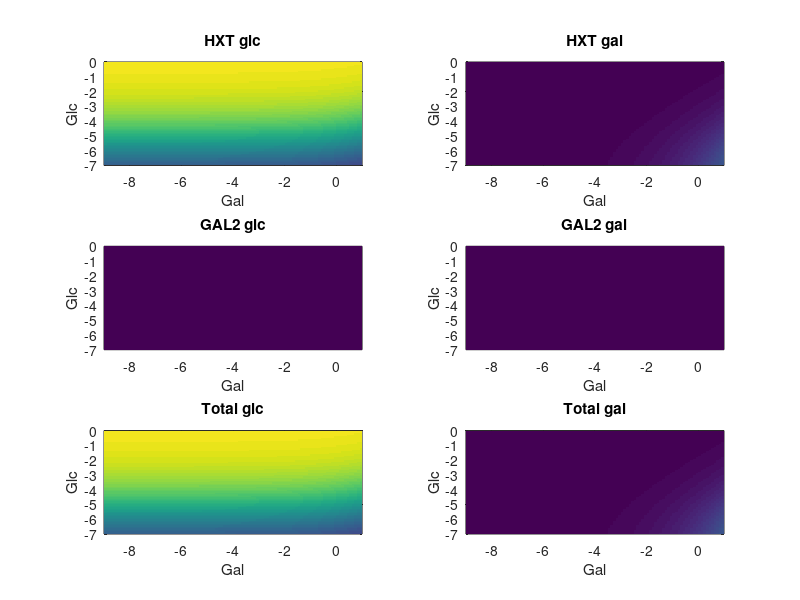
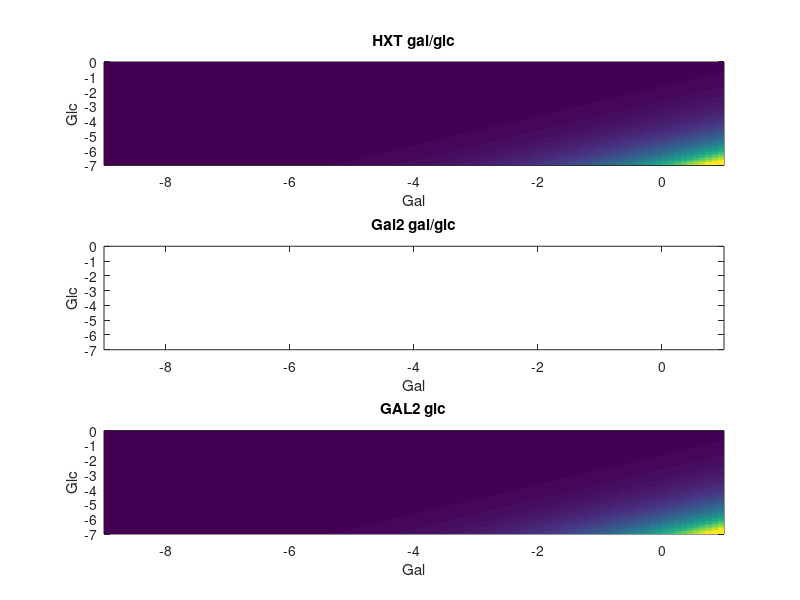
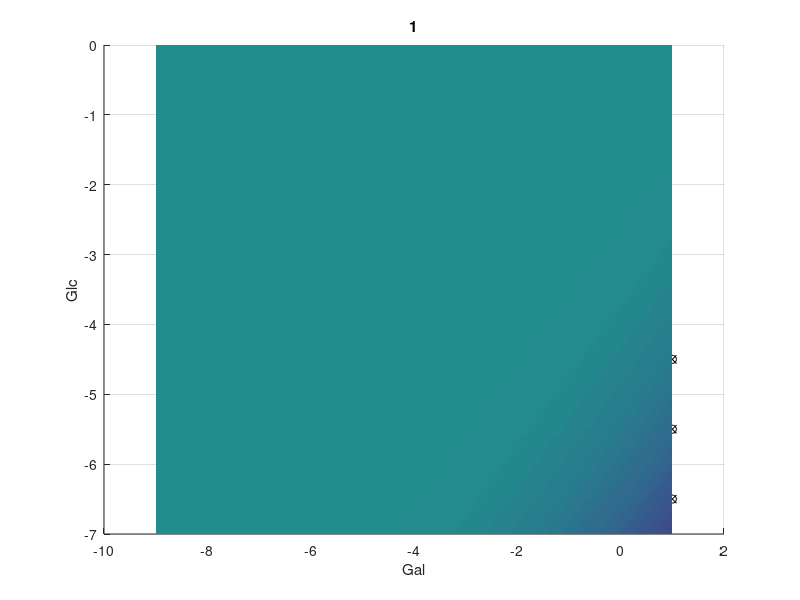
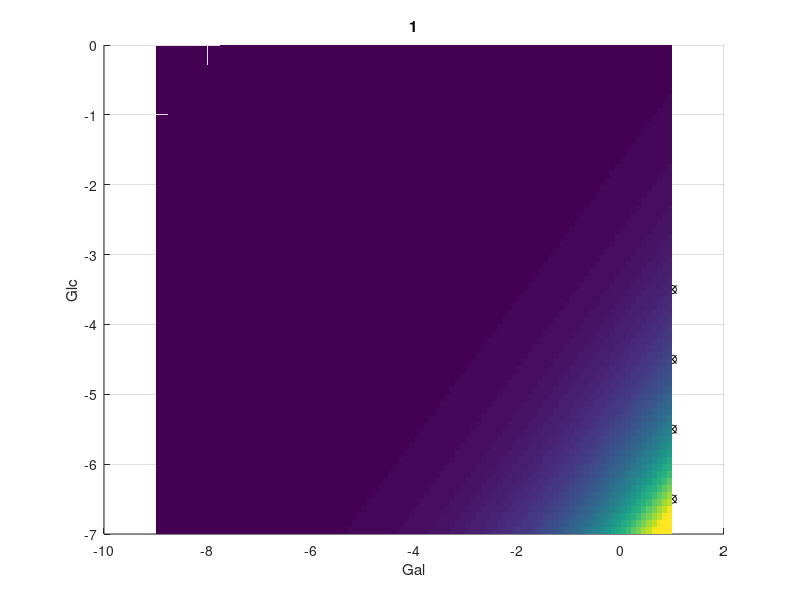

MATLAB code for these plots, in order:
%% Transporter uptakes.
clear all
close all
clc

doublings=2;

Khxt_glc = 1
Khxt_gal = 200;
vmax_hxt = 1;


Kgal2_glc = 2;
Kgal2_gal = 1;
vmax_gal2= 0;

c_max = 1;
gal_res = [-9:0.1:1];
glc_res = [-7:0.1:0];

agal_vec = [ 2.^gal_res]*55;
aglu_vec = [ 2.^glc_res]*55;

[glc_out,gal_out] = meshgrid(aglu_vec,agal_vec)

glc_in_hxt = vmax_hxt./(1 + Khxt_glc./glc_out + Khxt_glc/Khxt_gal*gal_out./glc_out);
gal_in_hxt = vmax_hxt./(1 + Khxt_gal./gal_out + Khxt_gal/Khxt_glc*glc_out./gal_out);

glc_in_gal2 = vmax_gal2./(1 + Kgal2_glc./glc_out + Kgal2_glc/Kgal2_gal*gal_out./glc_out);
gal_in_gal2 = vmax_gal2./(1 + Kgal2_gal./gal_out + Kgal2_gal/Kgal2_glc*glc_out./gal_out);

figure(1)
subplot(3,2,1)
h = pcolor(log2(agal_vec/55),log2(aglu_vec/55),glc_in_hxt');set(h,'edgecolor','none');
xlabel('Gal');ylabel('Glc');title('HXT glc');caxis([0 c_max]);

subplot(3,2,2)
h = pcolor(log2(agal_vec/55),log2(aglu_vec/55),gal_in_hxt');set(h,'edgecolor','none');
xlabel('Gal');ylabel('Glc');title('HXT gal');caxis([0 c_max]);

subplot(3,2,3)
h = pcolor(log2(agal_vec/55),log2(aglu_vec/55),glc_in_gal2');set(h,'edgecolor','none');
xlabel('Gal');ylabel('Glc');title('GAL2 glc');caxis([0 c_max]);

subplot(3,2,4)
h = pcolor(log2(agal_vec/55),log2(aglu_vec/55),gal_in_gal2');set(h,'edgecolor','none');
xlabel('Gal');ylabel('Glc');title('GAL2 gal');caxis([0 c_max]);

subplot(3,2,5)
h = pcolor(log2(agal_vec/55),log2(aglu_vec/55),glc_in_gal2'+glc_in_hxt');set(h,'edgecolor','none');
xlabel('Gal');ylabel('Glc');title('Total glc');caxis([0 c_max]);

subplot(3,2,6)
h = pcolor(log2(agal_vec/55),log2(aglu_vec/55),gal_in_gal2'+gal_in_hxt');set(h,'edgecolor','none');
xlabel('Gal');ylabel('Glc');title('Total gal');caxis([0 c_max]);

figure(2)
subplot(3,1,1)
h = pcolor(log2(agal_vec/55),log2(aglu_vec/55),gal_in_hxt'./glc_in_hxt');set(h,'edgecolor','none');
view(0,90);xlabel('Gal');ylabel('Glc');title('HXT gal/glc');caxis([0 c_max]);

subplot(3,1,2)
h = pcolor(log2(agal_vec/55),log2(aglu_vec/55),gal_in_gal2'./glc_in_gal2');set(h,'edgecolor','none');
view(0,90);xlabel('Gal');ylabel('Glc');title('Gal2 gal/glc');caxis([0 c_max]);

subplot(3,1,3)
h = pcolor(log2(agal_vec/55),log2(aglu_vec/55),(gal_in_hxt'+gal_in_gal2')./(glc_in_hxt'+glc_in_gal2'));set(h,'edgecolor','none');
view(0,90);xlabel('Gal');ylabel('Glc');title('GAL2 glc');caxis([0 c_max]);


%% Draw the c12/c13 uptake experiment
figure(3)

R = (glc_in_hxt'+glc_in_gal2')./((gal_in_hxt'+gal_in_gal2')+(glc_in_hxt'+glc_in_gal2')); % ratio of c13/c12
% R = 1/2^doublings+(2^doublings-1)*R/2^doublings; % one doubling correct for a diffrent growth.
R = R/2;
f = 1./(1 + R);

%h = pcolor(log2(agal_vec/55),log2(aglu_vec/55),R);set(h,'edgecolor','none');
h = surf(log2(agal_vec/55),log2(aglu_vec/55),R);set(h,'edgecolor','none');

view(0,90);xlabel('Gal');ylabel('Glc');title('GAL2 glc');caxis([0 c_max]);

% S glucose -6.5 and galactose -5 ( 3 tubes)
% S glucose -6.5 and galactose -1 ( 3 tubes)    
% S glucose -6.5 and galactose 1 ( 3 tubes)
  
% S glucose -4 and galactose -5 ( 3 tubes)
% S glucose -4 and galactose -1 ( 3 tubes)
% S glucose -4 and galactose 1 ( 3 tubes)
glc = [6  16  26 ];gal = [91 101];
[GLC,GAL] = meshgrid(glc,gal);
hold on;plot(gal_res(GAL),glc_res(GLC),'kx');
plot(gal_res(GAL),glc_res(GLC),'ko');title(num2str(vmax_hxt))
RR = flipud(R(glc,gal))
FF = flipud(f(glc,gal))

Measured = [0.88 0.86; 0.83 0.78; 0.79 0.7]


%% Draw the c12/c13 uptake experiment
figure(4)

R = (gal_in_hxt'+gal_in_gal2')./(glc_in_hxt'+glc_in_gal2'); % ratio of c12/c13
% R = 1/2^doublings+(2^doublings-1)*R/2^doublings; % one doubling correct for a diffrent growth.
r=R;
f = 1./(1+r)

% r = 4/3*R;


h =surf(log2(agal_vec/55),log2(aglu_vec/55),r);set(h,'edgecolor','none');
view(0,90);xlabel('Gal');ylabel('Glc');title('GAL2 glc');caxis([0 c_max]);

% S glucose -6.5 and galactose -5 ( 3 tubes)
% S glucose -6.5 and galactose -1 ( 3 tubes)    
% S glucose -6.5 and galactose 1 ( 3 tubes)
  
% S glucose -4 and galactose -5 ( 3 tubes)
% S glucose -4 and galactose -1 ( 3 tubes)
% S glucose -4 and galactose 1 ( 3 tubes)
glc = [6  16  26 36];gal = [91 101];
[GLC,GAL] = meshgrid(glc,gal);
hold on;plot(gal_res(GAL),glc_res(GLC),'kx');
plot(gal_res(GAL),glc_res(GLC),'ko');title(num2str(vmax_hxt))
RR = flipud(r(glc,gal))
FF = flipud(f(glc,gal))

